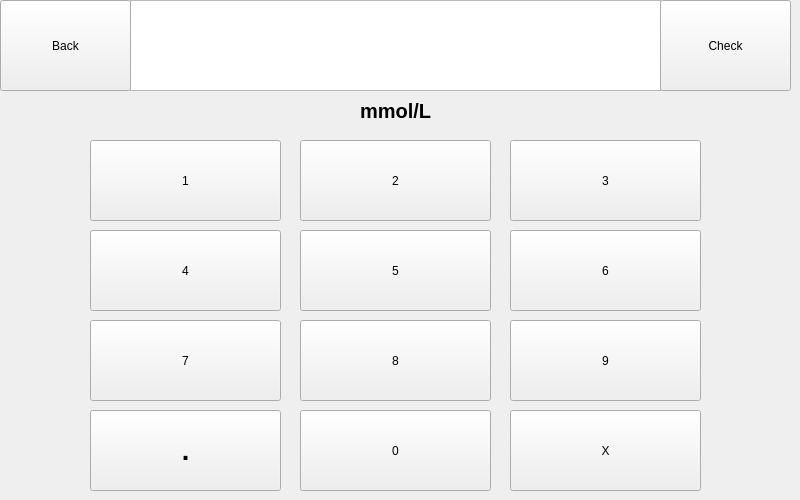
    <widget class="QWidget" name="Glucose">
     <widget class="QPushButton" name="numberButton_19">
      <property name="geometry">
       <rect>
        <x>510</x>
        <y>320</y>
        <width>191</width>
        <height>81</height>
       </rect>
      </property>
      <property name="text">
       <string>9</string>
      </property>
     </widget>
     <widget class="QPushButton" name="numberButton_17">
      <property name="geometry">
       <rect>
        <x>90</x>
        <y>320</y>
        <width>191</width>
        <height>81</height>
       </rect>
      </property>
      <property name="text">
       <string>7</string>
      </property>
     </widget>
     <widget class="QPushButton" name="numberButton_12">
      <property name="geometry">
       <rect>
        <x>300</x>
        <y>140</y>
        <width>191</width>
        <height>81</height>
       </rect>
      </property>
      <property name="text">
       <string>2</string>
      </property>
     </widget>
     <widget class="QPushButton" name="XButton_2">
      <property name="geometry">
       <rect>
        <x>510</x>
        <y>410</y>
        <width>191</width>
        <height>81</height>
       </rect>
      </property>
      <property name="text">
       <string>X</string>
      </property>
     </widget>
     <widget class="QPushButton" name="numberButton_14">
      <property name="geometry">
       <rect>
        <x>90</x>
        <y>230</y>
        <width>191</width>
        <height>81</height>
       </rect>
      </property>
      <property name="text">
       <string>4</string>
      </property>
     </widget>
     <widget class="QTextEdit" name="textEdit_3">
      <property name="geometry">
       <rect>
        <x>130</x>
        <y>0</y>
        <width>531</width>
        <height>91</height>
       </rect>
      </property>
     </widget>
     <widget class="QPushButton" name="numberButton_18">
      <property name="geometry">
       <rect>
        <x>300</x>
        <y>320</y>
        <width>191</width>
        <height>81</height>
       </rect>
      </property>
      <property name="text">
       <string>8</string>
      </property>
     </widget>
     <widget class="QLabel" name="unitsLabel_4">
      <property name="geometry">
       <rect>
        <x>360</x>
        <y>100</y>
        <width>91</width>
        <height>21</height>
       </rect>
      </property>
      <property name="font">
       <font>
        <pointsize>15</pointsize>
        <weight>75</weight>
        <bold>true</bold>
       </font>
      </property>
      <property name="text">
       <string>mmol/L</string>
      </property>
     </widget>
     <widget class="QPushButton" name="numberButton_15">
      <property name="geometry">
       <rect>
        <x>300</x>
        <y>230</y>
        <width>191</width>
        <height>81</height>
       </rect>
      </property>
      <property name="text">
       <string>5</string>
      </property>
     </widget>
     <widget class="QPushButton" name="decimalButton">
      <property name="geometry">
       <rect>
        <x>90</x>
        <y>410</y>
        <width>191</width>
        <height>81</height>
       </rect>
      </property>
      <property name="font">
       <font>
        <pointsize>20</pointsize>
        <weight>75</weight>
        <bold>true</bold>
       </font>
      </property>
      <property name="text">
       <string>.</string>
      </property>
     </widget>
     <widget class="QPushButton" name="numberButton_10">
      <property name="geometry">
       <rect>
        <x>300</x>
        <y>410</y>
        <width>191</width>
        <height>81</height>
       </rect>
      </property>
      <property name="text">
       <string>0</string>
      </property>
     </widget>
     <widget class="QPushButton" name="backButton_3">
      <property name="geometry">
       <rect>
        <x>0</x>
        <y>0</y>
        <width>131</width>
        <height>91</height>
       </rect>
      </property>
      <property name="text">
       <string>Back</string>
      </property>
     </widget>
     <widget class="QPushButton" name="checkButton_3">
      <property name="geometry">
       <rect>
        <x>660</x>
        <y>0</y>
        <width>131</width>
        <height>91</height>
       </rect>
      </property>
      <property name="text">
       <string>Check</string>
      </property>
     </widget>
     <widget class="QPushButton" name="numberButton_16">
      <property name="geometry">
       <rect>
        <x>510</x>
        <y>230</y>
        <width>191</width>
        <height>81</height>
       </rect>
      </property>
      <property name="text">
       <string>6</string>
      </property>
     </widget>
     <widget class="QPushButton" name="numberButton_11">
      <property name="geometry">
       <rect>
        <x>90</x>
        <y>140</y>
        <width>191</width>
        <height>81</height>
       </rect>
      </property>
      <property name="text">
       <string>1</string>
      </property>
     </widget>
     <widget class="QPushButton" name="numberButton_13">
      <property name="geometry">
       <rect>
        <x>510</x>
        <y>140</y>
        <width>191</width>
        <height>81</height>
       </rect>
      </property>
      <property name="text">
       <string>3</string>
      </property>
     </widget>
    </widget>
